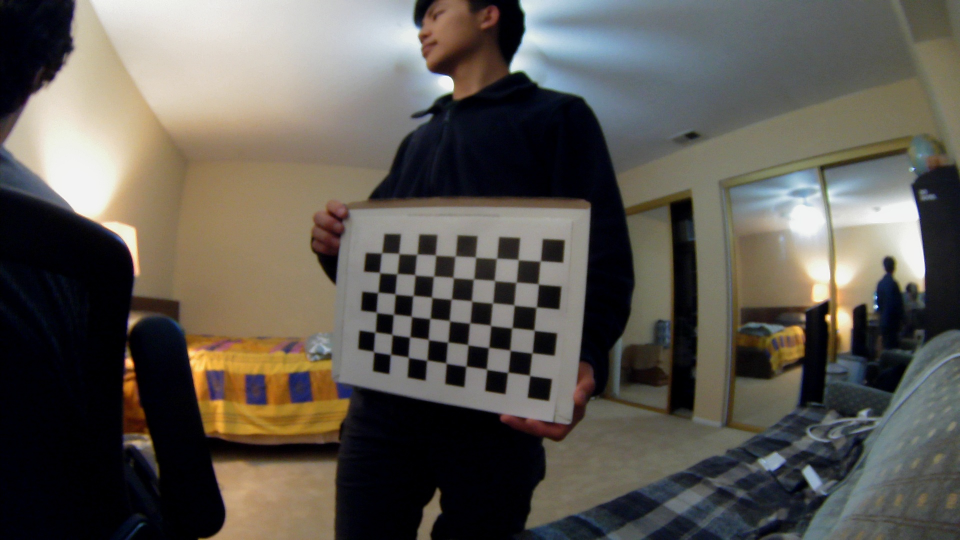
#> input picture camera/img/image_1.jpg, 1920 x 1080 px (shown at 1/2 size); its folder holds only this picture in this run
$ python find_camera_matrix.py
#> lines starting #> are read from the running program, lines starting #| are printed output that depends on the picture; long printed decimals are rounded
import os
import numpy as np
import cv2
from pathlib import Path

CURRENT_FILE_PATH = Path(__file__).parent.absolute()
IMG_FILE_PATH = CURRENT_FILE_PATH / "img"

"""
Creates the camera projection model based on camera instrinics

    Outputs:
    instrinics (np.ndarray): matrix of shape (3,4) representing the camera instrinics matrix
              [[f_x, 0, o_y],
               [0, f_y, o_y],
               [0,   0,  1 ]]

    The values fx and fy are the pixel focal length, and are identical for square pixels.
    The values ox and oy are the offsets of the principal point from the top-left corner of the image frame.
    All values are expressed in pixels.

"""

def calibrate_camera(*, img_directory = IMG_FILE_PATH, save_file = False):

    # Initialize cv2 window
#> called with save_file = True
    cv2.namedWindow("Checkerboard", cv2.WINDOW_NORMAL)
    cv2.resizeWindow("Checkerboard", 640, 480)

    # Load all calibration images from the img_directory
    img_directory_ls = os.listdir(img_directory)
    img_list = []
    for f_name in img_directory_ls:
        if not f_name.endswith('.jpg'):
            continue
        img = cv2.imread( os.path.join(img_directory, f_name))
#> img is the input picture: shape (1080, 1920, 3); mean B, G, R 82.3, 89.2, 93.4
        img_list.append(img)
        print(f'loaded image {f_name}')

    # Define the chessboard dimensions (MAKE SURE THESE ARE ACCURATE)
    chess_board_col_points, chess_board_row_points, real_coord_axis = 6, 9, 3

    # Define termination criteria
    critera = ( cv2.TERM_CRITERIA_EPS + cv2.TERM_CRITERIA_MAX_ITER, 30, 0.001)

    objp = np.zeros(( chess_board_col_points * chess_board_row_points, real_coord_axis), np.float32)
    objp[ :, :2] = np.mgrid[ 0: chess_board_row_points, 0: chess_board_col_points].T.reshape( -1, 2)

    # objpoints is storing points in the real world coordinate system while imgpoints is storing points in the 2d image coordinate system
    objpoints = []
    imgpoints = []

    for i, camera_photo in enumerate(img_list):
        print(f'Processing image_{i+1}')
        gray = cv2.cvtColor(camera_photo, cv2.COLOR_BGR2GRAY)
        cv2.imshow(f'Checkerboard', gray)
        cv2.waitKey(500)
        ret, corners = cv2.findChessboardCorners( gray, (chess_board_row_points, chess_board_col_points), None)
        print(ret)
        # corner of chessboard has been found, adding point to the two lists
        if ret == True:
            objpoints.append(objp)

            corners2 = cv2.cornerSubPix( gray, corners, ( 11, 11), (-1, -1), critera)
            imgpoints.append(corners2)

            cv2.drawChessboardCorners(gray, (chess_board_row_points, chess_board_col_points), corners2, ret)
            cv2.imshow(f'Checkerboard', gray)
            cv2.waitKey(500)
#> this loop made 1 pass
#> ret on pass 1: True
#| Processing image_1
#| True
#> pass 1, in calibrate_camera, `gray = cv2.cvtColor(camera_photo, cv2.COLOR_BGR2GRAY)`:
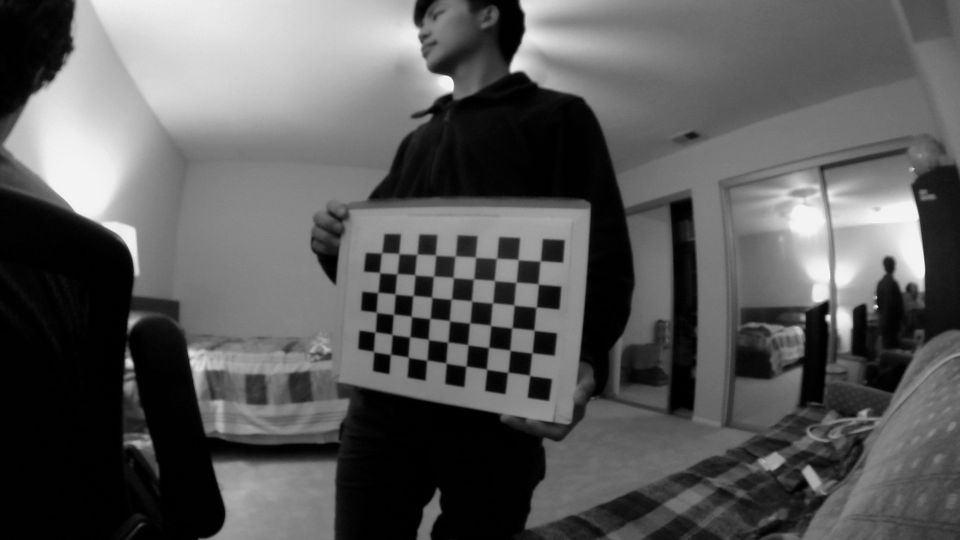
#> gray: shape (1080, 1920) (shown at 1/2 size); min 0, max 254, mean 89.6
#> pass 1, in calibrate_camera, `cv2.imshow(f'Checkerboard', gray)`:
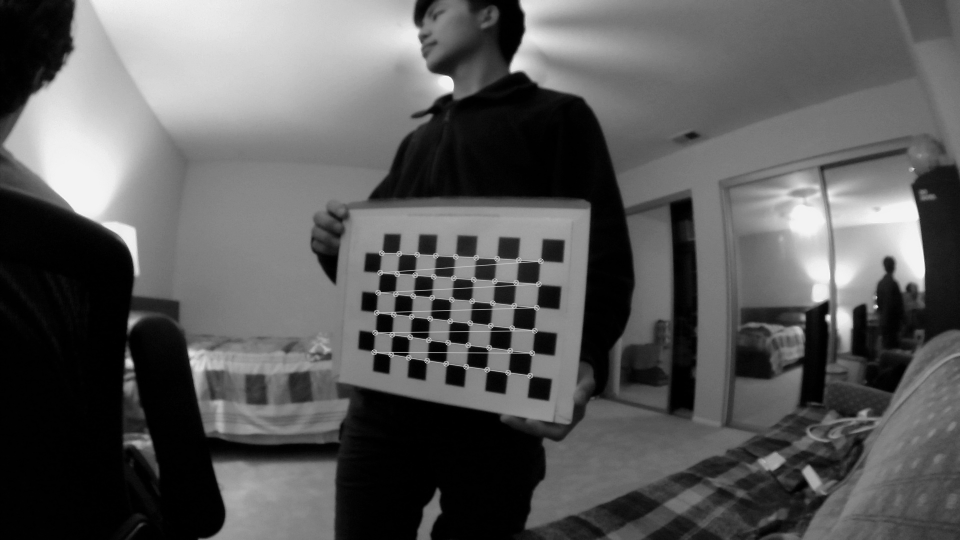
#> window 'Checkerboard': shape (1080, 1920) (shown at 1/2 size); min 0, max 254, mean 90
#> after the loop, imgpoints = 1 item; objpoints = 1 item

    cv2.destroyAllWindows()

    # set up code to run this function
    ret, intrinsics_matrix, dist, rvecs, tvecs = cv2.calibrateCamera(objpoints, imgpoints, gray.shape[::-1], None, None)
#> ret = 1.18; intrinsics_matrix = [[3614, 0, 949.4], [0, 3796.3, 568.6], [0, 0, 1]]; dist = [[-4.01, 475.4, -0.0172, 0.461, -47450.6]]; rvecs = ([-0.281, -0.246, -3.03],); tvecs = ([2.46, 3.95, 84.18],)

    # reprojection error
    mean_error = 0
    for i in range(len(objpoints)):
        imgpoints2, _ = cv2.projectPoints(objpoints[i], rvecs[i], tvecs[i], intrinsics_matrix, dist)
        error = cv2.norm( imgpoints[i], imgpoints2, cv2.NORM_L2) / len(imgpoints2)
        mean_error += error
#> this loop made 1 pass
#> (error, mean_error) on pass 1: (0.161, 0.161)
#> after the loop, mean_error = 0.161

    print(f"total reprojection error: { mean_error / len(objpoints)}")
#| total reprojection error: 0.1611

    if ret <= 0:
        print('UNSUCCESSFUL CALIBRATION, NOT SETTING INSTRINICS')
        return None
    else:
        print("SUCCESSFUL CALIBRATION SETTING INSTRINICS")
        np.savetxt(img_directory / 'camera_intrinsic_matrix.txt', intrinsics_matrix)
        np.savetxt(img_directory / 'camera_distortion_matrix.txt', dist)
        print(f'INSTRINICS MATRIX {intrinsics_matrix}')
#| INSTRINICS MATRIX [[3.61402411e+03 0.00000000e+00 9.49383779e+02]
#|  [0.00000000e+00 3.79627976e+03 5.68586028e+02]
#|  [0.00000000e+00 0.00000000e+00 1.00000000e+00]]
        return intrinsics_matrix

if __name__ == "__main__":
    calibrate_camera(save_file=True)

$ run again, on camera/img/image_13.jpg
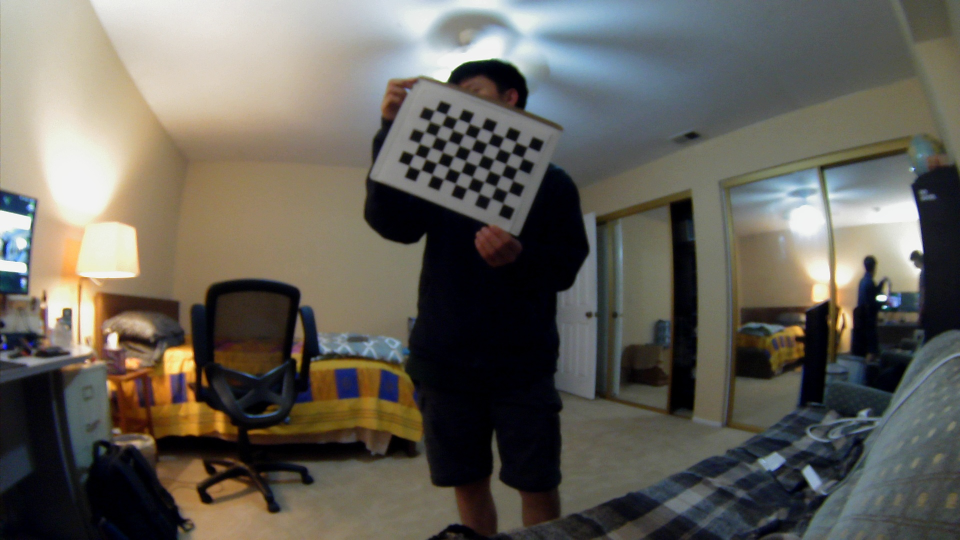
#> input picture camera/img/image_13.jpg, 1920 x 1080 px (shown at 1/2 size)
#> in calibrate_camera, img is the input picture: shape (1080, 1920, 3); mean B, G, R 90.3, 98.1, 101.3
#> the loop in calibrate_camera, `for i, camera_photo in enumerate(img_list):` made 1 pass
#> ret on pass 1: True
#> (printed output is left out)
#> pass 1, in calibrate_camera, `gray = cv2.cvtColor(camera_photo, cv2.COLOR_BGR2GRAY)`:
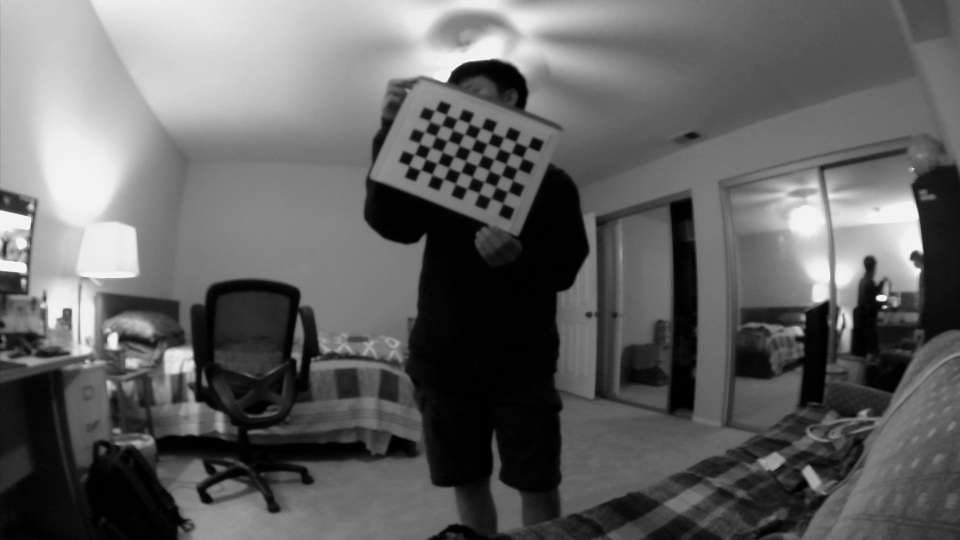
#> gray: shape (1080, 1920) (shown at 1/2 size); min 0, max 254, mean 98.2
#> pass 1, in calibrate_camera, `cv2.imshow(f'Checkerboard', gray)`:
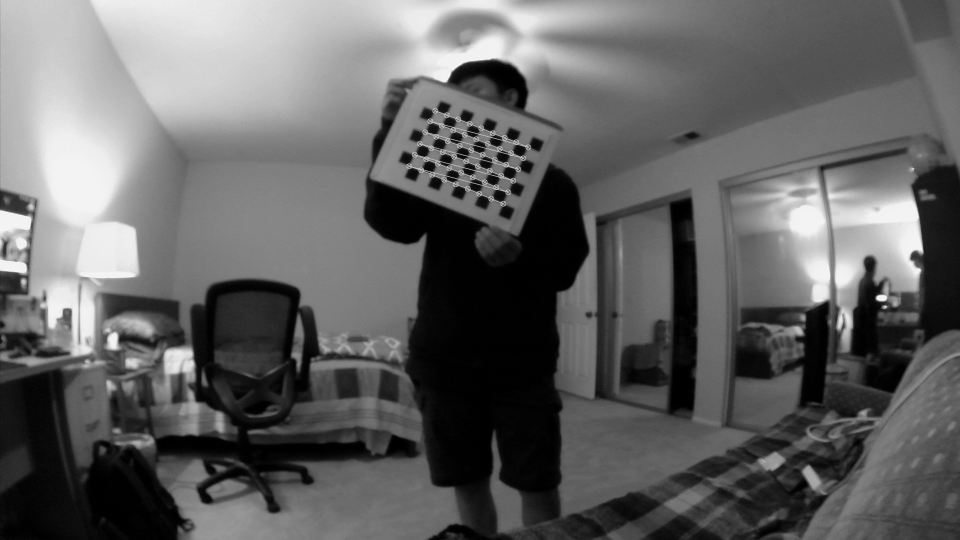
#> window 'Checkerboard': shape (1080, 1920) (shown at 1/2 size); min 0, max 254, mean 98.5
#> after the loop in calibrate_camera, `for i, camera_photo in enumerate(img_list):`: imgpoints = 1 item
#> in calibrate_camera, `ret, intrinsics_matrix, dist, rvecs, tvecs = cv2.calibrateCamera(objpo..`: ret = 0.186; intrinsics_matrix = [[866.3, 0, 955.6], [0, 878.7, 522.8], [0, 0, 1]]; dist = [[-0.302, 1.26, 0.0574, 0.0125, -2.58]]; rvecs = ([0.0642, 0.116, -2.74],); tvecs = ([1.95, -4.47, 32.81],)
#> the loop in calibrate_camera, `for i in range(len(objpoints)):` made 1 pass
#> (error, mean_error) on pass 1: (0.0253, 0.0253)
#> after the loop in calibrate_camera, `for i in range(len(objpoints)):`: mean_error = 0.0253
#| total reprojection error: 0.02527
#| INSTRINICS MATRIX [[866.306   0.         955.586]
#|  [  0.         878.748 522.839]
#|  [  0.           0.           1.        ]]

$ run again, on camera/img/image_15.jpg
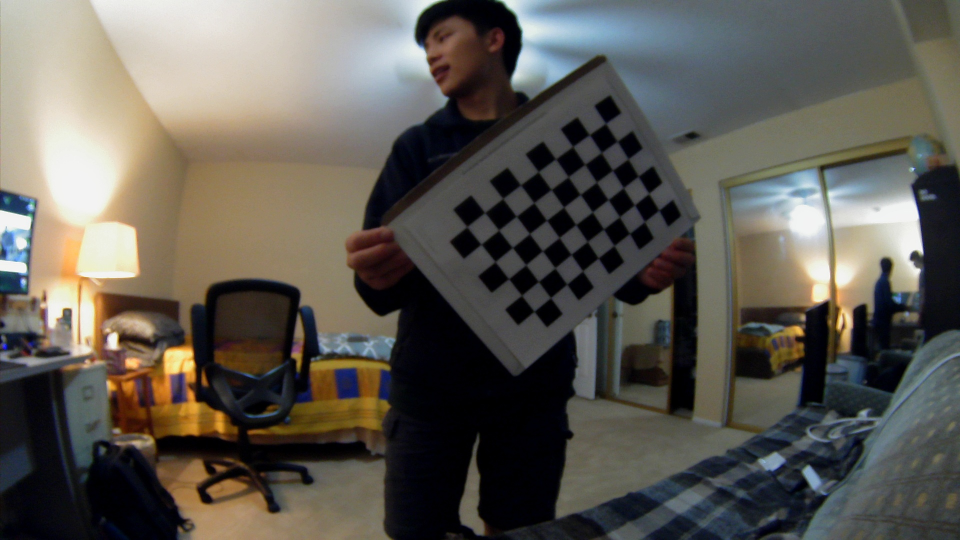
#> input picture camera/img/image_15.jpg, 1920 x 1080 px (shown at 1/2 size)
#> in calibrate_camera, img is the input picture: shape (1080, 1920, 3); mean B, G, R 83.8, 91.1, 94.7
#> the loop in calibrate_camera, `for i, camera_photo in enumerate(img_list):` made 1 pass
#> ret on pass 1: True
#> (printed output is left out)
#> pass 1, in calibrate_camera, `gray = cv2.cvtColor(camera_photo, cv2.COLOR_BGR2GRAY)`:
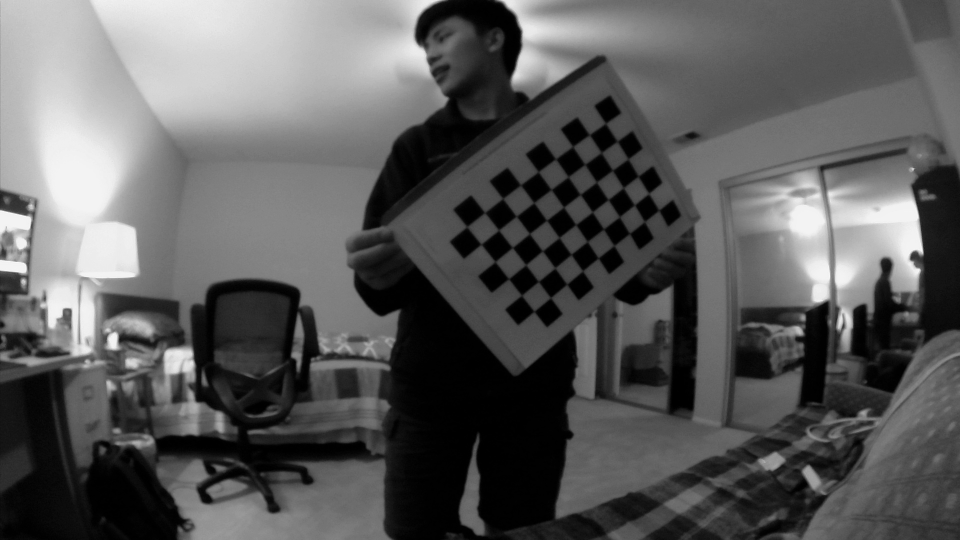
#> gray: shape (1080, 1920) (shown at 1/2 size); min 0, max 255, mean 91.3
#> pass 1, in calibrate_camera, `cv2.imshow(f'Checkerboard', gray)`:
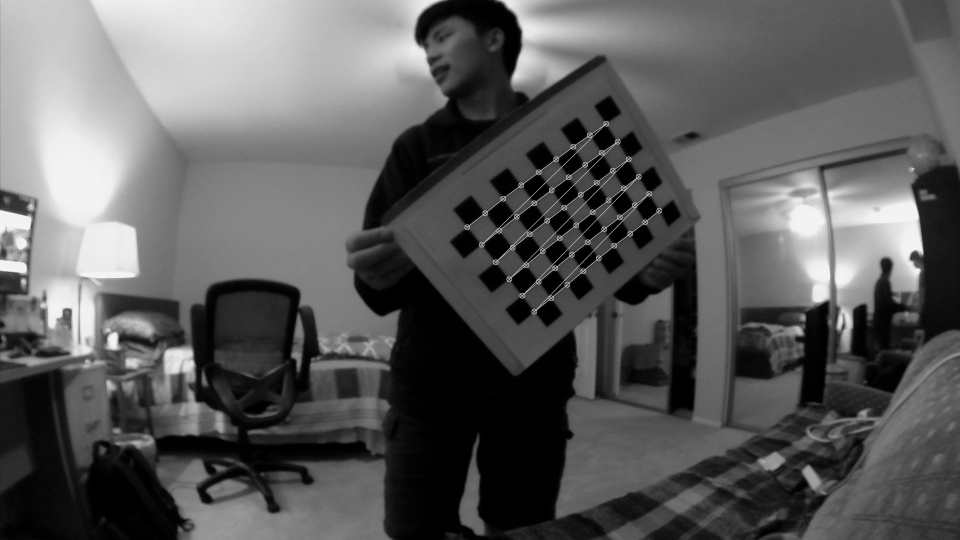
#> window 'Checkerboard': shape (1080, 1920) (shown at 1/2 size); min 0, max 255, mean 91.9
#> after the loop in calibrate_camera, `for i, camera_photo in enumerate(img_list):`: imgpoints = 1 item
#> in calibrate_camera, `ret, intrinsics_matrix, dist, rvecs, tvecs = cv2.calibrateCamera(objpo..`: ret = 0.437; intrinsics_matrix = [[864.5, 0, 1008.3], [0, 781.6, 881.6], [0, 0, 1]]; dist = [[-0.239, -0.0284, -0.0402, 0.0206, 0.0513]]; rvecs = ([-0.201, -0.596, 2.34],); tvecs = ([7.25, -11.86, 19.64],)
#> the loop in calibrate_camera, `for i in range(len(objpoints)):` made 1 pass
#> (error, mean_error) on pass 1: (0.0595, 0.0595)
#> after the loop in calibrate_camera, `for i in range(len(objpoints)):`: mean_error = 0.0595
#| total reprojection error: 0.05945
#| INSTRINICS MATRIX [[8.64524225e+02 0.00000000e+00 1.00826634e+03]
#|  [0.00000000e+00 7.81628725e+02 8.81623451e+02]
#|  [0.00000000e+00 0.00000000e+00 1.00000000e+00]]

$ run again, on camera/img/image_10.jpg
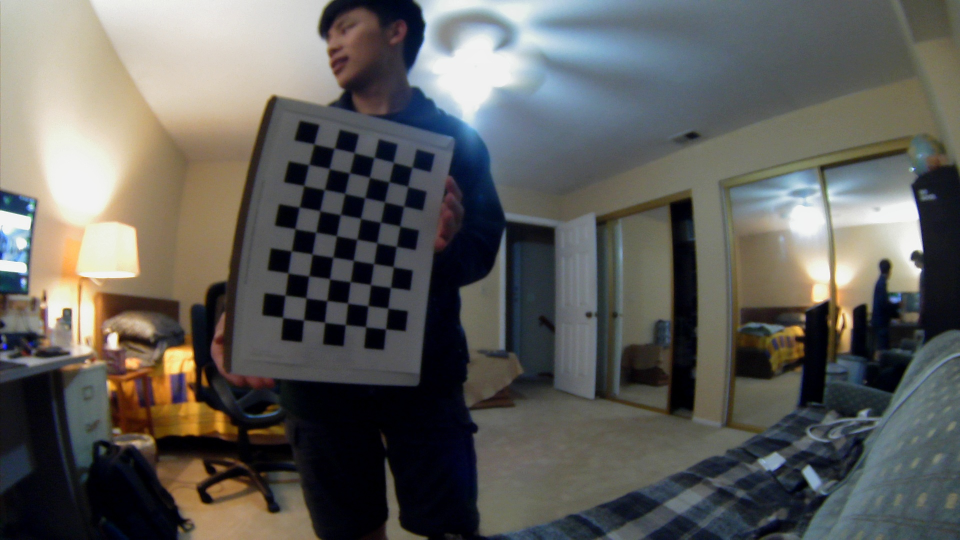
#> input picture camera/img/image_10.jpg, 1920 x 1080 px (shown at 1/2 size)
#> in calibrate_camera, img is the input picture: shape (1080, 1920, 3); mean B, G, R 91.6, 95, 95.7
#> the loop in calibrate_camera, `for i, camera_photo in enumerate(img_list):` made 1 pass
#> ret on pass 1: True
#> (printed output is left out)
#> pass 1, in calibrate_camera, `gray = cv2.cvtColor(camera_photo, cv2.COLOR_BGR2GRAY)`:
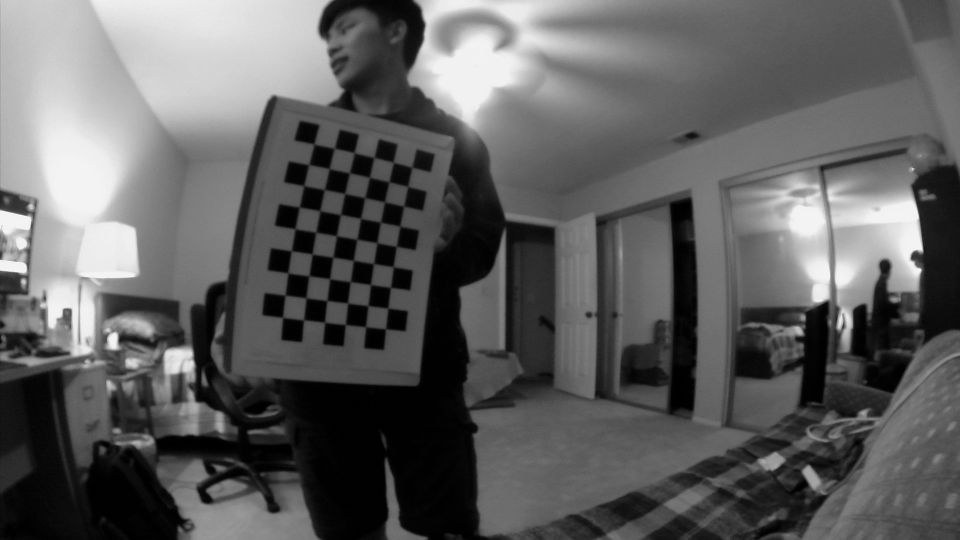
#> gray: shape (1080, 1920) (shown at 1/2 size); min 0, max 254, mean 94.9
#> pass 1, in calibrate_camera, `cv2.imshow(f'Checkerboard', gray)`:
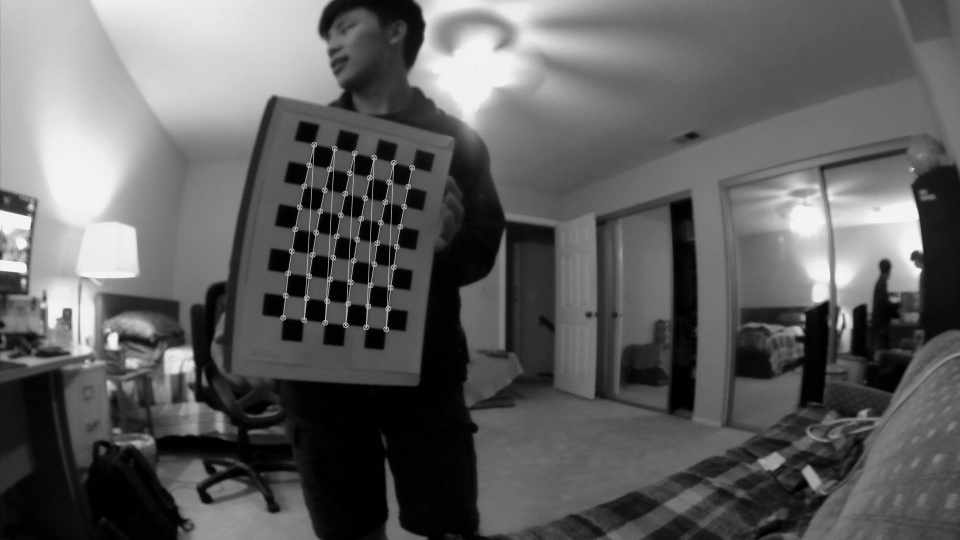
#> window 'Checkerboard': shape (1080, 1920) (shown at 1/2 size); min 0, max 254, mean 95.4
#> after the loop in calibrate_camera, `for i, camera_photo in enumerate(img_list):`: imgpoints = 1 item
#> in calibrate_camera, `ret, intrinsics_matrix, dist, rvecs, tvecs = cv2.calibrateCamera(objpo..`: ret = 0.42; intrinsics_matrix = [[1195.8, 0, 1041.9], [0, 1024.3, 599.5], [0, 0, 1]]; dist = [[-0.528, 0.915, -0.00799, 0.0455, -1.03]]; rvecs = ([-0.583, -0.575, 1.62],); tvecs = ([-4.74, -6.53, 23.68],)
#> the loop in calibrate_camera, `for i in range(len(objpoints)):` made 1 pass
#> (error, mean_error) on pass 1: (0.0571, 0.0571)
#> after the loop in calibrate_camera, `for i in range(len(objpoints)):`: mean_error = 0.0571
#| total reprojection error: 0.05714
#| INSTRINICS MATRIX [[1.19578872e+03 0.00000000e+00 1.04186808e+03]
#|  [0.00000000e+00 1.02433808e+03 5.99523733e+02]
#|  [0.00000000e+00 0.00000000e+00 1.00000000e+00]]
